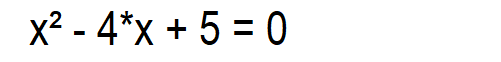
#> input picture images/jed5.png, 501 x 62 px, found by its file name
$ jupyter execute --allow-errors tesseract.ipynb   (Python 2 division)
#> lines starting #> are read from the running program, lines starting #| are printed output that depends on the picture; after the words box and inside, x2 and y2 are one past the last pixel; in counts of white or black regions, pixels touching at a corner belong together
[cell 1]
import cv2
import numpy as np
import pytesseract
from PIL import Image

[cell 2]
# Path of working folder on Disk
src_path = "/home/student/Downloads/ResavanjeJednacina/images/"

def get_string(img_path):
    # Read image with opencv
    img = cv2.imread(img_path)
#> img is the input picture: shape (62, 501, 3); mean B, G, R 241.5, 241.5, 241.5

    # Convert to gray
    img = cv2.cvtColor(img, cv2.COLOR_BGR2GRAY)
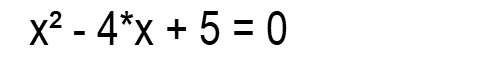
#> img: shape (62, 501); min 0, max 255, mean 241.5

    # Apply dilation and erosion to remove some noise
    kernel = np.ones((1, 1), np.uint8)
    img = cv2.dilate(img, kernel, iterations=1)
    img = cv2.erode(img, kernel, iterations=1)

    # Write image after removed noise
    cv2.imwrite(src_path + "removed_noise.png", img)

    #  Apply threshold to get image with only black and white
    img = cv2.adaptiveThreshold(img, 255, cv2.ADAPTIVE_THRESH_GAUSSIAN_C, cv2.THRESH_BINARY, 31, 2)
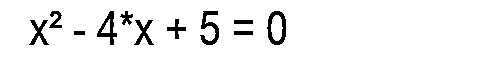
#> img: shape (62, 501); 94.3% white; 11 black regions, largest, box (x1, y1, x2, y2) and area: (267, 11, 286, 45) 293, (200, 11, 219, 45) 287, (97, 11, 117, 45) 254

    # Write the image after apply opencv to do some ...
    cv2.imwrite(src_path + "thres.png", img)

    # Recognize text with tesseract for python
    result = pytesseract.image_to_string(Image.open(src_path + "thres.png"))

    # Remove template file
    #os.remove(temp)

    return result


print '--- Start recognize text from image ---'
#> (the rest of this cell did not finish here and is left out)
